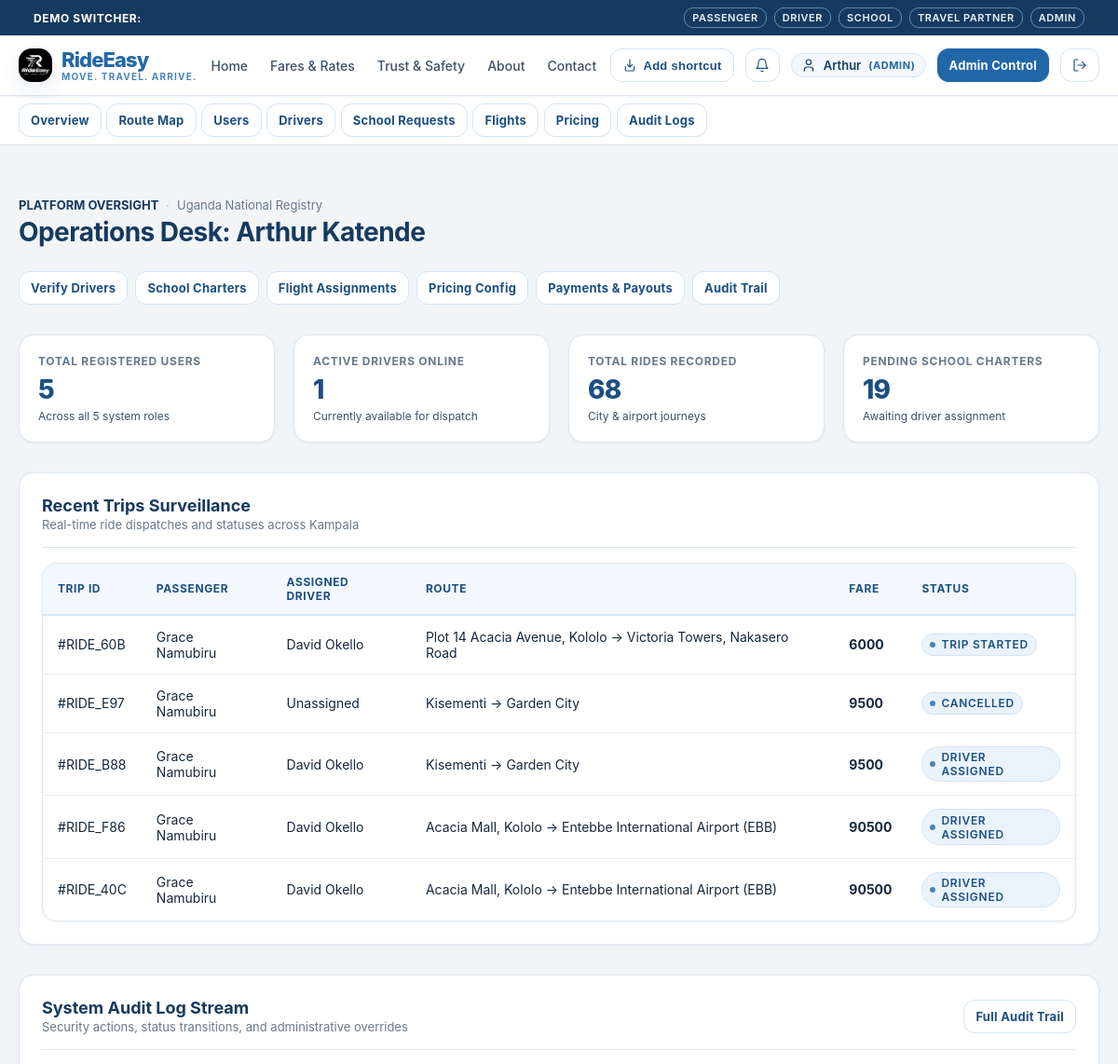
The page /admin/dashboard (signed in, upper part) on the database as committed earlier.
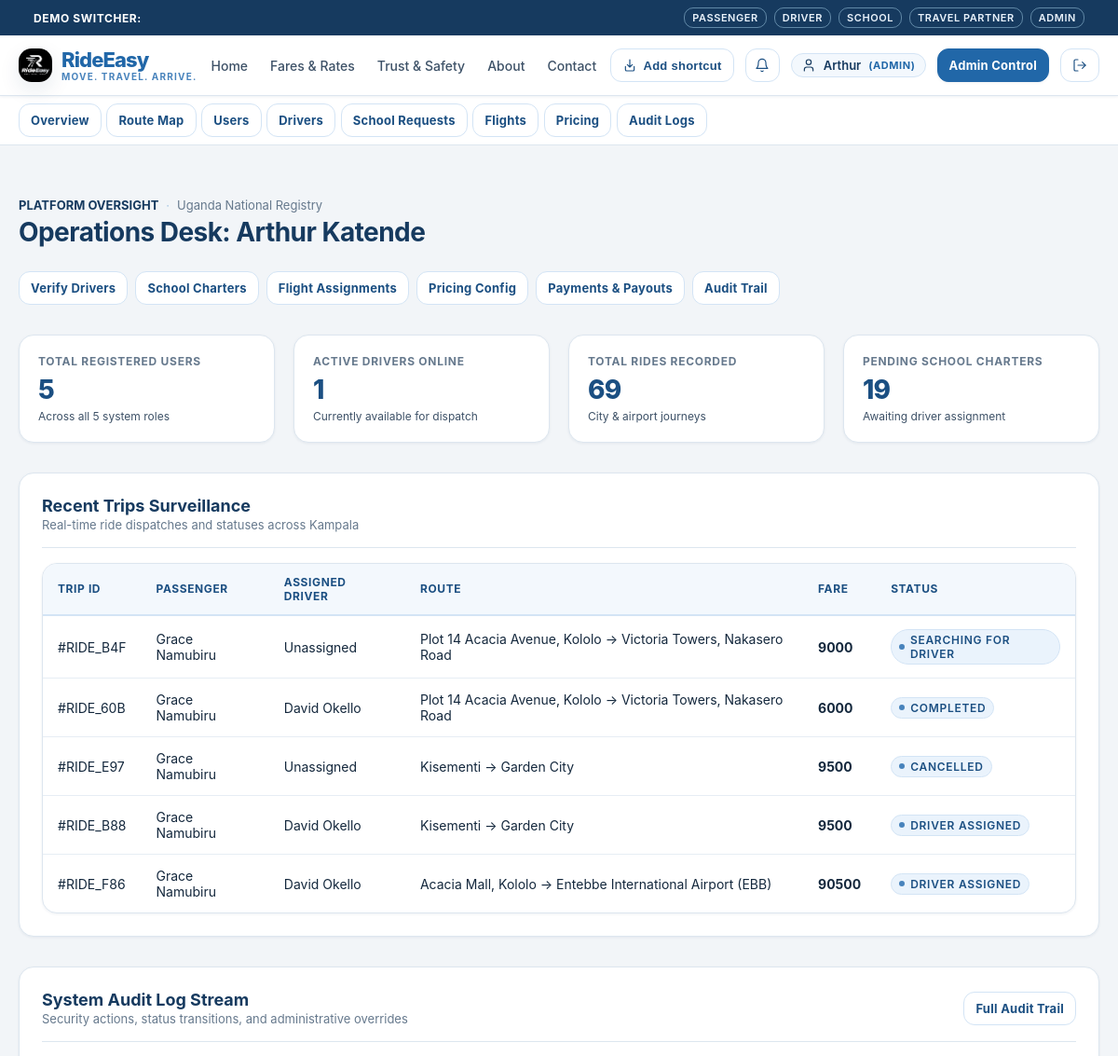
The same page on the database as committed later.
### tables this page shows
CREATE TABLE rides (
    id TEXT PRIMARY KEY,
    passenger_id TEXT NOT NULL,
    driver_id TEXT,
    category TEXT NOT NULL CHECK(category IN ('BODA', 'ECONOMY', 'COMFORT', 'PREMIUM')),
    pickup_address TEXT NOT NULL,
    pickup_lat REAL NOT NULL,
    pickup_lng REAL NOT NULL,
    destination_address TEXT NOT NULL,
    destination_lat REAL NOT NULL,
    destination_lng REAL NOT NULL,
    estimated_distance_km REAL NOT NULL,
    estimated_fare_ugx INTEGER NOT NULL,
    final_fare_ugx INTEGER,
    payment_method TEXT NOT NULL DEFAULT 'CASH' CHECK(payment_method IN ('CASH', 'MTN_MOMO', 'AIRTEL_MONEY', 'CARD')),
    payment_status TEXT NOT NULL DEFAULT 'UNPAID' CHECK(payment_status IN ('UNPAID', 'PENDING', 'PAID')),
    status TEXT NOT NULL DEFAULT 'REQUESTED' CHECK(status IN (
        'REQUESTED',
        'SEARCHING_FOR_DRIVER',
        'DRIVER_ASSIGNED',
        'DRIVER_ARRIVING',
        'DRIVER_ARRIVED',
        'TRIP_STARTED',
        'TRIP_COMPLETED',
        'PAYMENT_PENDING',
        'COMPLETED',
        'CANCELLED'
    )),
    cancellation_reason TEXT,
    is_airport_ride INTEGER NOT NULL DEFAULT 0,
    related_journey_id TEXT,
    created_at TIMESTAMP NOT NULL DEFAULT CURRENT_TIMESTAMP,
    updated_at TIMESTAMP NOT NULL DEFAULT CURRENT_TIMESTAMP, cancelled_at TIMESTAMP, driver_response_status TEXT NOT NULL DEFAULT 'ACCEPTED' CHECK(driver_response_status IN ('PENDING', 'ACCEPTED', 'DECLINED')),
    FOREIGN KEY (passenger_id) REFERENCES users(id) ON DELETE CASCADE,
    FOREIGN KEY (driver_id) REFERENCES users(id),
    FOREIGN KEY (related_journey_id) REFERENCES confirmed_journeys(id)
);

CREATE TABLE users (
    id TEXT PRIMARY KEY,
    email TEXT UNIQUE NOT NULL,
    password_hash TEXT NOT NULL,
    role TEXT NOT NULL CHECK(role IN ('PASSENGER', 'DRIVER', 'SCHOOL', 'TRAVEL_COMPANY', 'ADMIN')),
    full_name TEXT NOT NULL,
    phone TEXT NOT NULL,
    is_active INTEGER NOT NULL DEFAULT 1,
    is_verified INTEGER NOT NULL DEFAULT 0,
    created_at TIMESTAMP NOT NULL DEFAULT CURRENT_TIMESTAMP,
    updated_at TIMESTAMP NOT NULL DEFAULT CURRENT_TIMESTAMP
, avatar_url TEXT DEFAULT '/static/images/default-avatar.svg');

### rideeasy/app/routes/admin.py (the view)
@admin_bp.route("/dashboard")
def dashboard():
    user = AuthService.get_current_user()
    db = get_db()
    stats = {
        "total_users": db.fetchone("SELECT COUNT(*) as c FROM users")["c"],
        "active_drivers": db.fetchone("SELECT COUNT(*) as c FROM driver_profiles WHERE is_online = 1")["c"],
        "total_rides": db.fetchone("SELECT COUNT(*) as c FROM rides")["c"],
        "pending_schools": db.fetchone("SELECT COUNT(*) as c FROM school_transport_requests WHERE status = 'PENDING'")["c"],
        "pending_flights": db.fetchone("SELECT COUNT(*) as c FROM flight_requests WHERE status = 'SUBMITTED'")["c"],
        "pending_drivers": db.fetchone("SELECT COUNT(*) as c FROM driver_profiles WHERE verification_status = 'PENDING'")["c"]
    }
    recent_rides = db.fetchall(
        """SELECT r.*, p.full_name as passenger_name, d.full_name as driver_name
        FROM rides r
        JOIN users p ON r.passenger_id = p.id
        LEFT JOIN users d ON r.driver_id = d.id
        ORDER BY r.created_at DESC LIMIT 5"""
    )
    recent_audit_logs = db.fetchall(
        """SELECT a.*, u.full_name as user_name, u.role
        FROM audit_logs a
        LEFT JOIN users u ON a.user_id = u.id
        ORDER BY a.created_at DESC LIMIT 6"""
    )
    return render_template("admin/dashboard.html", user=user, stats=stats, recent_rides=recent_rides, recent_audit_logs=recent_audit_logs)

### rideeasy/app/repositories/database.py (called while the page is built)
def get_db() -> Database:
    global _db_instance
    try:
        from flask import current_app, has_app_context
        if has_app_context():
            db_url = current_app.config.get("TURSO_DATABASE_URL", "")
            auth_token = current_app.config.get("TURSO_AUTH_TOKEN", "")
            local_path = current_app.config.get("LOCAL_DB_PATH", Config.LOCAL_DB_PATH)
            if (
                _db_instance is None
                or _db_instance.db_url != db_url
                or _db_instance.auth_token != auth_token
                or _db_instance.local_path != local_path
            ):
                _db_instance = Database(db_url, auth_token, local_path)
            return _db_instance
    except ImportError:
        pass
    if _db_instance is None:
        _db_instance = Database()
    return _db_instance

    def _get_sqlite_conn(self) -> sqlite3.Connection:
        conn = sqlite3.connect(self.local_path, timeout=10.0, check_same_thread=False)
        conn.row_factory = sqlite3.Row
        conn.execute("PRAGMA foreign_keys = ON;")
        return conn

### rideeasy/app/routes/admin.py (called while the page is built)
@admin_bp.before_request
@login_required
@role_required("ADMIN")
def before_request():
    pass

### rideeasy/app/templates/admin/dashboard.html (shortened to what this page needs)
{% extends "base.html" %}
{% block content %}
<div class="container section">
  <div style="display: flex; justify-content: space-between; align-items: baseline; flex-wrap: wrap; gap: 1rem; margin-bottom: 2rem;">
    <div>
      <div class="metadata-row" style="margin-bottom: 0.25rem;">
        <span style="font-weight: 700; color: var(--color-black); text-transform: uppercase;">Platform Oversight</span>
        <span class="metadata-separator">·</span>
        <span>Uganda National Registry</span>
      </div>
      <h2>Operations Desk: {{ user.full_name }}</h2>
    </div>
    <div style="display: flex; gap: 0.5rem; flex-wrap: wrap;">
      <a href="/admin/drivers" class="btn btn-secondary btn-sm">Verify Drivers</a>
      <a href="/admin/schools" class="btn btn-secondary btn-sm">School Charters</a>
      <a href="/admin/flights" class="btn btn-secondary btn-sm">Flight Assignments</a>
      <a href="/admin/pricing" class="btn btn-secondary btn-sm">Pricing Config</a>
      <a href="{{ url_for('admin.payments') }}" class="btn btn-secondary btn-sm">Payments & Payouts</a>
      <a href="/admin/audit-logs" class="btn btn-secondary btn-sm">Audit Trail</a>
    </div>
  </div>
  <div class="stats-grid">
    <div class="stat-card">
      <div class="stat-label">Total Registered Users</div>
      <div class="stat-value">{{ stats.total_users }}</div>
      <div class="stat-subtext">Across all 5 system roles</div>
    </div>
    <div class="stat-card">
      <div class="stat-label">Active Drivers Online</div>
      <div class="stat-value">{{ stats.active_drivers }}</div>
      <div class="stat-subtext">Currently available for dispatch</div>
    </div>
    <div class="stat-card">
      <div class="stat-label">Total Rides Recorded</div>
      <div class="stat-value">{{ stats.total_rides }}</div>
      <div class="stat-subtext">City & airport journeys</div>
    </div>
    <div class="stat-card">
      <div class="stat-label">Pending School Charters</div>
      <div class="stat-value">{{ stats.pending_schools }}</div>
      <div class="stat-subtext">Awaiting driver assignment</div>
    </div>
  </div>
  <div class="card" style="margin-bottom: 2rem;">
    <div class="card-header">
      <div>
        <div class="card-title">Recent Trips Surveillance</div>
        <div class="card-subtitle">Real-time ride dispatches and statuses across Kampala</div>
      </div>
    </div>
    {% if recent_rides %}
      <div class="table-responsive">
        <table class="table">
          <thead>
            <tr>
              <th>Trip ID</th>
              <th>Passenger</th>
              <th>Assigned Driver</th>
              <th>Route</th>
              <th>Fare</th>
              <th>Status</th>
            </tr>
          </thead>
          <tbody>
            {% for r in recent_rides %}
              <tr>
                <td>#{{ r.id[:8].upper() }}</td>
                <td>{{ r.passenger_name }}</td>
                <td>{{ r.driver_name or 'Unassigned' }}</td>
                <td>{{ r.pickup_address }} → {{ r.destination_address }}</td>
                <td style="font-weight: 700;">{{ r.final_fare_ugx or r.estimated_fare_ugx | ugx }}</td>
                <td>
                  <span class="status-indicator">
                    <span class="status-dot"></span> {{ r.status.replace('_', ' ') }}
                  </span>
                </td>
              </tr>
            {% endfor %}
          </tbody>
        </table>
      </div>
    {% endif %}
  </div>
  <div class="card">
    <div class="card-header">
      <div>
        <div class="card-title">System Audit Log Stream</div>
        <div class="card-subtitle">Security actions, status transitions, and administrative overrides</div>
      </div>
      <a href="/admin/audit-logs" class="btn btn-secondary btn-sm">Full Audit Trail</a>
    </div>
  </div>
</div>
{% endblock %}

Rows that differ between the two databases and show on the page:
no longer on this page (row unchanged): rides: id "RIDE_40C", passenger_name "Grace Namubiru", full_name "David Okello", pickup_address "Acacia Mall, Kololo", destination_address "Entebbe International Airport (EBB)", final_fare_ugx "90500", status.replace "DRIVER ASSIGNED"
added rides: id "RIDE_B4F", passenger_name "Grace Namubiru", driver_name "Unassigned", pickup_address "Plot 14 Acacia Avenue, Kololo", destination_address "Victoria Towers, Nakasero Road", final_fare_ugx "9000", status.replace "SEARCHING FOR DRIVER"
changed rides: status.replace "TRIP STARTED" → "COMPLETED"
Other text that changed with them:
{{ stats.total_rides }}: "68" → "69"
